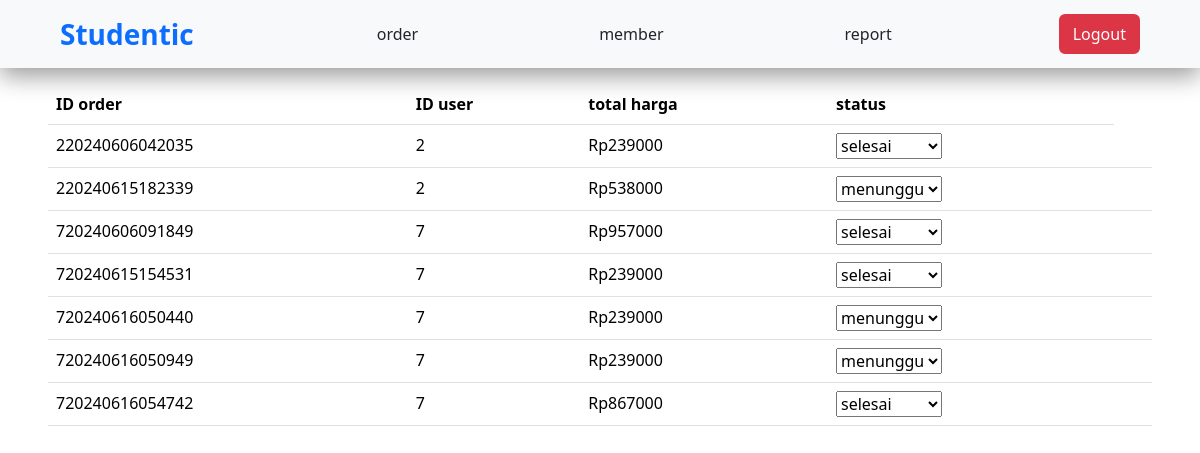
Screenshot of /admin/orderadmin.php (signed in) with the database file from the repository.
### tables this page shows
CREATE TABLE `order` (
  `order_id` varchar(255) NOT NULL,
  `user_id` int(9) NOT NULL,
  `total_harga` double NOT NULL,
  `status` varchar(15) NOT NULL
);

### admin/orderadmin.php (the view, shortened to what this page needs)
<!DOCTYPE html>
<html lang="en">
<head>
  <link href="https://cdn.jsdelivr.net/npm/bootstrap@5.3.2/dist/css/bootstrap.min.css" rel="stylesheet">
  <link rel="stylesheet" href="./indexstyle.css">
</head>
<body>
  <nav class="navbar navbar-expand-lg bg-body-tertiary px-5 py-2 fs-5" style="background-color: #e3f2fd; box-shadow: 0px 8px 25px rgba(0,0,0,0.4); z-index: 1; width: 100%;">
    <div class="container-fluid justify-content-between">
      <a class="navbar-brand fs-3 text-primary" href="indexadmin.php"><b>Studentic</b></a>
      <a href="orderadmin.php" class="btn border-2" id="tombol-order">order</a>
      <a href="memberadmin.php" class="btn border-2" id="tombol-member">member</a>
      <a href="report.php" class="btn border-2" id="tombol-report">report</a>
        <div>
          <a href="../logout.php" class="btn btn-danger border-2" id="tombol-login">Logout</a>
        </div>
      </div>
  </nav>
<div class="py-3 px-5">
  <table class="table">
    <thead>
      <tr>
        <th scope="col">ID order</th>
        <th scope="col">ID user</th>
        <th scope="col">total harga</th>
        <th scope="col">status</th>
      </tr>
    </thead>
    <tbody>
      <?php
        include '../koneksi.php';
        $sql = "SELECT * FROM `order`";
        $data = mysqli_query($connect, $sql) or die(mysqli_error($connect));
        while($row = $data->fetch_object()){
      ?>
      <tr>
        <td><?= $row->order_id ?></td>
        <td><?= $row->user_id ?></td>
        <td>Rp<?= $row->total_harga?></td>
        <td>
        <form action="updatestatus.php" method="post">
            <select name="status" onchange="this.form.submit()">
              <option value="menunggu" <?= $row->status == 'menunggu' ? 'selected' : '' ?>>menunggu</option>
              <option value="selesai" <?= $row->status == 'selesai' ? 'selected' : '' ?>>selesai</option>
            </select>
          </form>
        </td>
        <td></td>
      </tr>
      <?php } ?>
    </tbody>
  </table>
</div>
</body>
</html>

### rows the page displays
order: order_id "220240606042035", user "2", total_harga "239000", status "selesai"
order: order_id "220240615182339", user "2", total_harga "538000", status "menunggu"
order: order_id "720240606091849", user "7", total_harga "957000", status "selesai"
order: order_id "720240615154531", user "7", total_harga "239000", status "selesai"
order: order_id "720240616050440", user "7", total_harga "239000", status "menunggu"
order: order_id "720240616050949", user "7", total_harga "239000", status "menunggu"
order: order_id "720240616054742", user "7", total_harga "867000", status "selesai"
